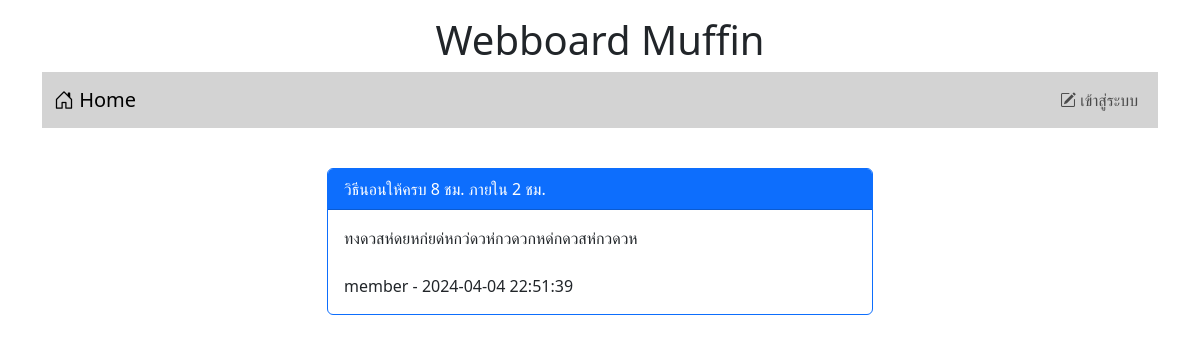
Screenshot of /post.php?id=17 with the database file from the repository.
### tables this page shows
CREATE TABLE `post` (
  `id` int(11) NOT NULL,
  `title` varchar(128) NOT NULL,
  `content` varchar(2048) NOT NULL,
  `post_date` datetime NOT NULL,
  `cat_id` int(11) NOT NULL,
  `user_id` int(11) NOT NULL
);

CREATE TABLE `user` (
  `id` int(11) NOT NULL,
  `login` varchar(32) NOT NULL,
  `password` varchar(64) NOT NULL,
  `name` varchar(64) NOT NULL,
  `gender` char(1) NOT NULL,
  `email` varchar(32) NOT NULL,
  `role` char(1) NOT NULL
);

### post.php (the view, shortened to what this page needs)
<!DOCTYPE html>
<html lang="en">
<head>
    <link href="https://cdn.jsdelivr.net/npm/bootstrap@5.3.3/dist/css/bootstrap.min.css" rel="stylesheet">
    <link rel="stylesheet" href="https://cdn.jsdelivr.net/npm/bootstrap-icons@1.11.3/font/bootstrap-icons.min.css">
</head>
<body align = "center">
    <div class="container-lg">
        <h1 style="text-align: center;" class="mt-3">Webboard Muffin</h1>
        <?php include "nav.php"?>
        <div class="row mt-4">
            <div class="col-lg-3 col-md-2 col-sm-1"></div>
            <div class="col-lg-6 col-md-8 col-sm-10">
            <?php
                $conn = new PDO("mysql:host=localhost;dbname=webboard;charset=utf8", "root", "");
                $sql = "select post.title, post.content, post.post_date, user.login from post
                        inner join user on (post.user_id = user.id) where post.id=$_GET[id]";
                $result = $conn->query($sql);
                while($row = $result->fetch()){
                    echo "<div class= 'card border-primary mt-3'>";
                    echo "<div class= 'card-header bg-primary text-white'>$row[0]</div>";
                    echo "<div class= 'card-body'>$row[1] <br><br> $row[3] - $row[2]</div>";
                    echo "</div>";
                }
            ?>
            </div>
            <div class="col-lg-3 col-md-2 col-sm-1"></div>
        </div>
    </div>
</body>
</html>

### rows the page displays
post: title "วิธีนอนให้ครบ 8 ชม. ภายใน 2 ชม.", content "ทงดวสห่ดยหก่ยด่หกว่ดวห่กวดวกหด่กดวสห่กวดวห", user.login "member", post_date "2024-04-04 22:51:39"
